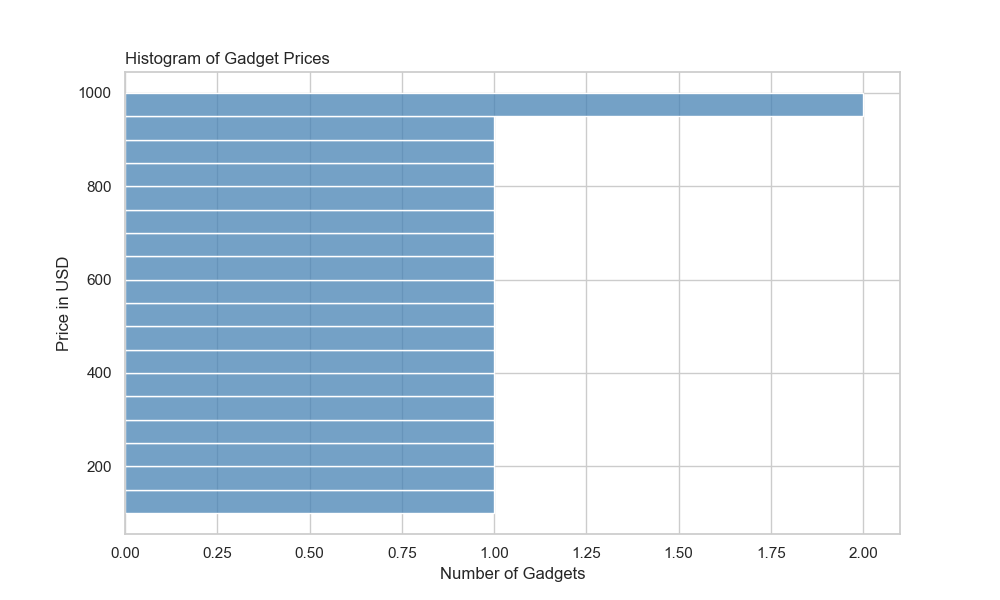

Write the Python code that produced this figure.

import seaborn as sns
import pandas as pd
import matplotlib.pyplot as plt

# Data for the price of gadgets
data = {
    'Price': [
        100, 150, 200, 250, 300, 350, 400, 450, 500, 550, 600, 650, 700, 750, 800, 850, 900, 950, 1000
    ]
}

# Create a DataFrame
df = pd.DataFrame(data)

# Initialize the matplotlib figure
plt.figure(figsize=(10, 6))

# Create the histogram
sns.histplot(data=df, y='Price', bins=8, color='#4682b4', binwidth=50)

# Customizing the plot's aesthetics
plt.title('Histogram of Gadget Prices', loc='left')
plt.xlabel('Number of Gadgets')
plt.ylabel('Price in USD')

# Show the plot
plt.show()
